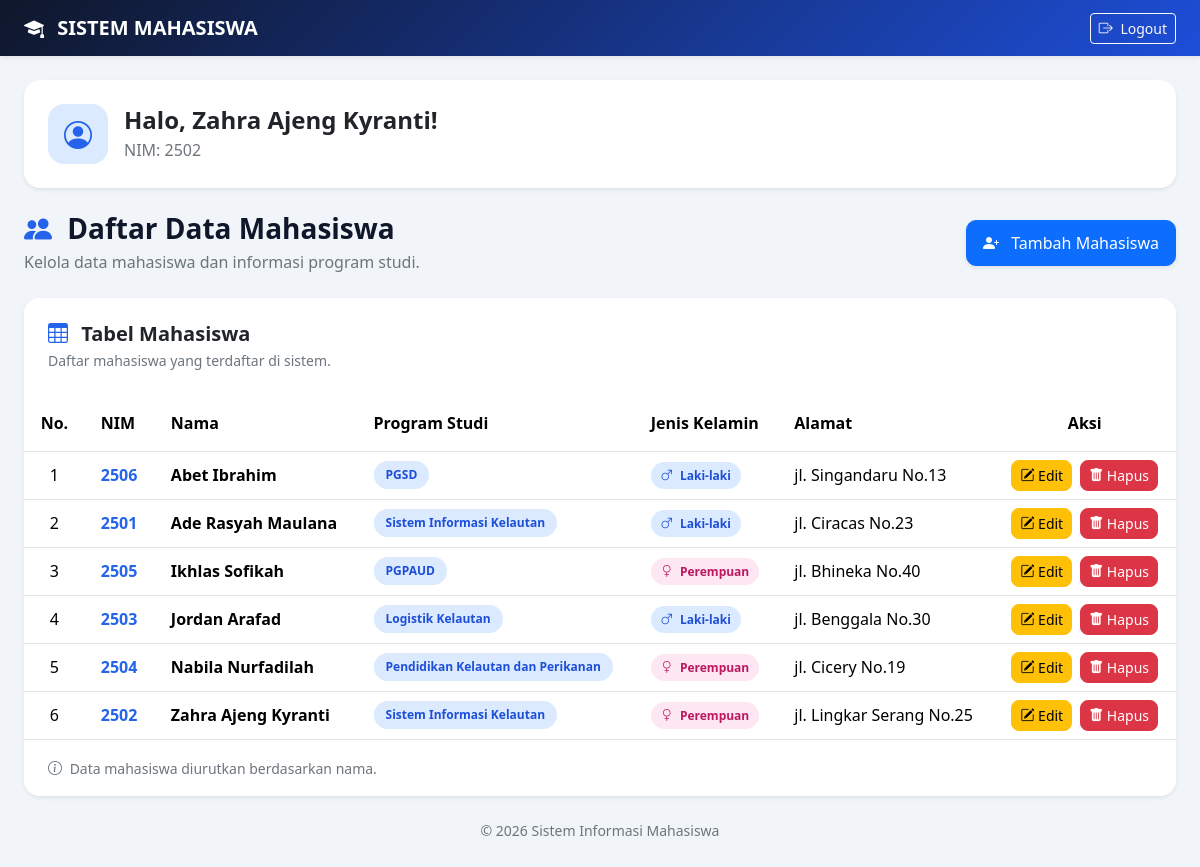
Page /main.php (signed in) on the committed database.
### tables this page shows
create table mahasiswa(
    nim INT not null primary key,
    nama varchar(50) not null,
    id_prodi int not null,
    jenis_kelamin int not null,
    alamat TEXT not null, 
    constraint fk_mahasiswa_prodi foreign key (id_prodi) references prodi (id_prodi)
);

create table prodi(
    id_prodi int not null primary key,
    nama_prodi varchar(100) not null,
    ketua_prodi varchar(100) not null
);

### main.php (the view, shortened to what this page needs)
<?php
include 'koneksi.php';
$query = mysqli_query($koneksi, "
    SELECT
        b.nim AS nim,
        b.nama AS nama,
        a.nama_prodi AS prodi,
        b.jenis_kelamin AS jenis_kelamin,
        b.alamat AS alamat
    FROM prodi a
    INNER JOIN mahasiswa b
        ON a.id_prodi = b.id_prodi
    ORDER BY b.nama ASC
");
?>
<!DOCTYPE html>
<html lang="id">
<head>
    <link href="https://cdn.jsdelivr.net/npm/bootstrap@5.3.3/dist/css/bootstrap.min.css"
          rel="stylesheet">
    <link rel="stylesheet"
          href="https://cdn.jsdelivr.net/npm/bootstrap-icons@1.11.3/font/bootstrap-icons.min.css">
</head>
<body style="margin:0; min-height:100vh; background:#f1f5f9; font-family:'Segoe UI',sans-serif;">
    <nav class="navbar navbar-dark shadow-sm"
         style="background:linear-gradient(135deg,#0f172a,#1d4ed8);">
        <div class="container-fluid px-4">
            <a href="main.php"
               class="navbar-brand fw-bold">
                <i class="bi bi-mortarboard-fill me-2"></i>
                SISTEM MAHASISWA
            </a>
            <a href="logout.php"
               class="btn btn-outline-light btn-sm">
                <i class="bi bi-box-arrow-right me-1"></i>
                Logout
            </a>
        </div>
    </nav>
    <div class="container-fluid px-3 px-md-4 py-4">
        <div class="card border-0 shadow-sm mb-4"
             style="border-radius:16px;">
            <div class="card-body p-4">
                <div class="d-flex align-items-center gap-3">
                    <div class="d-flex align-items-center justify-content-center flex-shrink-0"
                         style="width:60px; height:60px; border-radius:16px; background:#dbeafe; color:#2563eb; font-size:28px;">
                        <i class="bi bi-person-circle"></i>
                    </div>
                    <div>
                        <h4 class="fw-bold mb-1">
                            Halo, <?= htmlspecialchars($_SESSION['nama'] ?? 'Mahasiswa') ?>!
                        </h4>
                        <p class="text-secondary mb-0">
                            NIM: <?= htmlspecialchars($_SESSION['nim']) ?>
                        </p>
                    </div>
                </div>
            </div>
        </div>
        <div class="d-flex flex-column flex-md-row justify-content-between align-items-md-center gap-3 mb-4">
            <div>
                <h3 class="fw-bold mb-1" style="color:#0f172a;">
                    <i class="bi bi-people-fill me-2" style="color:#2563eb;"></i>
                    Daftar Data Mahasiswa
                </h3>
                <p class="text-secondary mb-0">
                    Kelola data mahasiswa dan informasi program studi.
                </p>
            </div>
            <div class="d-flex gap-2">
                <a href="insert.php"
                   class="btn btn-primary shadow-sm"
                   style="border-radius:10px; padding:10px 16px;">
                    <i class="bi bi-person-plus-fill me-2"></i>
                    Tambah Mahasiswa
                </a>
            </div>
        </div>
        <div class="card border-0 shadow-sm"
             style="border-radius:16px; overflow:hidden;">
            <div class="card-header bg-white border-0 p-4">
                <h5 class="fw-bold mb-1">
                    <i class="bi bi-table me-2" style="color:#2563eb;"></i>
                    Tabel Mahasiswa
                </h5>
                <p class="text-secondary small mb-0">
                    Daftar mahasiswa yang terdaftar di sistem.
                </p>
            </div>
            <div class="table-responsive">
                <table class="table table-hover align-middle mb-0">
                    <thead style="background:#eff6ff;">
                        <tr>
                            <th class="px-3 py-3 text-center">No.</th>
                            <th class="px-3 py-3">NIM</th>
                            <th class="px-3 py-3">Nama</th>
                            <th class="px-3 py-3">Program Studi</th>
                            <th class="px-3 py-3">Jenis Kelamin</th>
                            <th class="px-3 py-3">Alamat</th>
                            <th class="px-3 py-3 text-center">Aksi</th>
                        </tr>
                    </thead>
                    <tbody>
                        <?php
                        $no = 1;
                        if (mysqli_num_rows($query) > 0) {
                            while ($data = mysqli_fetch_assoc($query)) {
                        ?>
                        <tr>
                            <td class="px-3 text-center">
                                <?= $no++; ?>
                            </td>
                            <td class="px-3 fw-semibold"
                                style="color:#2563eb;">
                                <?= htmlspecialchars($data['nim']) ?>
                            </td>
                            <td class="px-3 fw-semibold">
                                <?= htmlspecialchars($data['nama']) ?>
                            </td>
                            <td class="px-3">
                                <span class="badge rounded-pill"
                                      style="background:#dbeafe; color:#1d4ed8; padding:8px 12px;">
                                    <?= htmlspecialchars($data['prodi']) ?>
                                </span>
                            </td>
                            <td class="px-3">
                                <?php if ($data['jenis_kelamin'] == 1) { ?>
                                    <span class="badge rounded-pill"
                                          style="background:#dbeafe; color:#1d4ed8; padding:7px 10px;">
                                        <i class="bi bi-gender-male me-1"></i>
                                        Laki-laki
                                    </span>
                                <?php } else { ?>
                                    <span class="badge rounded-pill"
                                          style="background:#fce7f3; color:#be185d; padding:7px 10px;">
                                        <i class="bi bi-gender-female me-1"></i>
                                        Perempuan
                                    </span>
                                <?php } ?>
                            </td>
                            <td class="px-3">
                                <?= htmlspecialchars($data['alamat']) ?>
                            </td>
                            <td class="px-3 text-center">
                                <div class="d-flex justify-content-center gap-2">
                                    <a href="update.php?nim=<?= urlencode($data['nim']) ?>"
                                       class="btn btn-sm btn-warning"
                                       title="Edit data"
                                       style="border-radius:8px;">
                                        <i class="bi bi-pencil-square"></i>
                                        Edit
                                    </a>
                                    <a href="delete.php?nim=<?= urlencode($data['nim']) ?>"
                                       class="btn btn-sm btn-danger"
                                       title="Hapus data"
                                       style="border-radius:8px;"
                                       onclick="return confirm('Yakin ingin menghapus data mahasiswa ini?')">
                                        <i class="bi bi-trash-fill"></i>
                                        Hapus
                                    </a>
                                </div>
                            </td>
                        </tr>
                        <?php
                            }
                        }
                        ?>
                    </tbody>
                </table>
            </div>
            <div class="card-footer bg-white border-0 px-4 py-3">
                <small class="text-secondary">
                    <i class="bi bi-info-circle me-1"></i>
                    Data mahasiswa diurutkan berdasarkan nama.
                </small>
            </div>
        </div>
        <div class="text-center mt-4">
            <p class="text-secondary small">
                &copy; <?= date('Y') ?> Sistem Informasi Mahasiswa
            </p>
        </div>
    </div>
</body>
</html>

### rows in the picture
mahasiswa: nim "2506", nama "Abet Ibrahim", id_prodi.nama_prodi "PGSD", jenis_kelamin 1 (drawn), alamat "jl. Singandaru No.13"
mahasiswa: nim "2501", nama "Ade Rasyah Maulana", id_prodi.nama_prodi "Sistem Informasi Kelautan", jenis_kelamin 1 (drawn), alamat "jl. Ciracas No.23"
mahasiswa: nim "2505", nama "Ikhlas Sofikah", id_prodi.nama_prodi "PGPAUD", jenis_kelamin 0 (drawn), alamat "jl. Bhineka No.40"
mahasiswa: nim "2503", nama "Jordan Arafad", id_prodi.nama_prodi "Logistik Kelautan", jenis_kelamin 1 (drawn), alamat "jl. Benggala No.30"
mahasiswa: nim "2504", nama "Nabila Nurfadilah", id_prodi.nama_prodi "Pendidikan Kelautan dan Perikanan", jenis_kelamin 0 (drawn), alamat "jl. Cicery No.19"
mahasiswa: nim "2502", nama "Zahra Ajeng Kyranti", id_prodi.nama_prodi "Sistem Informasi Kelautan", jenis_kelamin 0 (drawn), alamat "jl. Lingkar Serang No.25"

### other values in the picture
$_SESSION['nama'] "Zahra Ajeng Kyranti"
$_SESSION['nim'] "2502"
